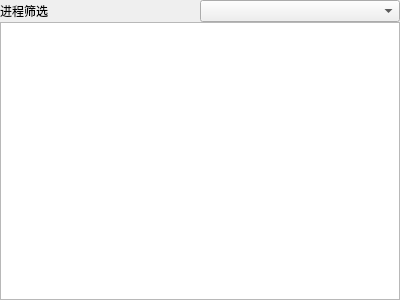
<?xml version="1.0" encoding="UTF-8"?>
<ui version="4.0">
 <class>TagListView</class>
 <widget class="QWidget" name="TagListView">
  <property name="geometry">
   <rect>
    <x>0</x>
    <y>0</y>
    <width>400</width>
    <height>300</height>
   </rect>
  </property>
  <property name="windowTitle">
   <string>Form</string>
  </property>
  <layout class="QVBoxLayout" name="verticalLayout_2">
   <property name="spacing">
    <number>0</number>
   </property>
   <property name="leftMargin">
    <number>0</number>
   </property>
   <property name="topMargin">
    <number>0</number>
   </property>
   <property name="rightMargin">
    <number>0</number>
   </property>
   <property name="bottomMargin">
    <number>0</number>
   </property>
   <item>
    <layout class="QVBoxLayout" name="verticalLayout">
     <property name="spacing">
      <number>0</number>
     </property>
     <item>
      <layout class="QHBoxLayout" name="horizontalLayout">
       <property name="spacing">
        <number>0</number>
       </property>
       <property name="topMargin">
        <number>0</number>
       </property>
       <item>
        <widget class="QLabel" name="label">
         <property name="text">
          <string>进程筛选</string>
         </property>
        </widget>
       </item>
       <item>
        <widget class="QComboBox" name="comboBox"/>
       </item>
      </layout>
     </item>
     <item>
      <widget class="QListWidget" name="listWidget"/>
     </item>
    </layout>
   </item>
  </layout>
 </widget>
 <resources/>
 <connections/>
</ui>
